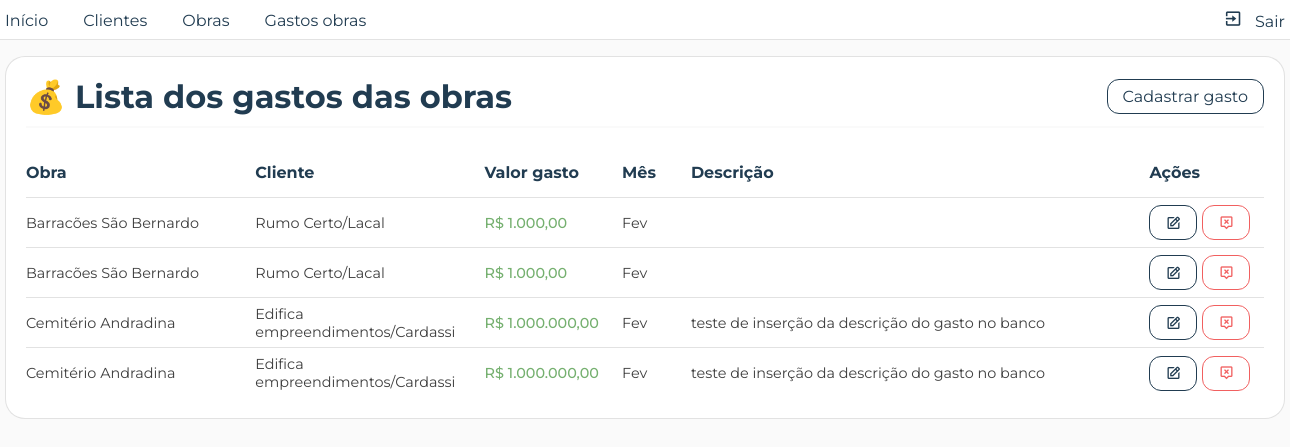
Before: /pages/front/listas/lista_gastos_obras.php (signed in) with the older database file.
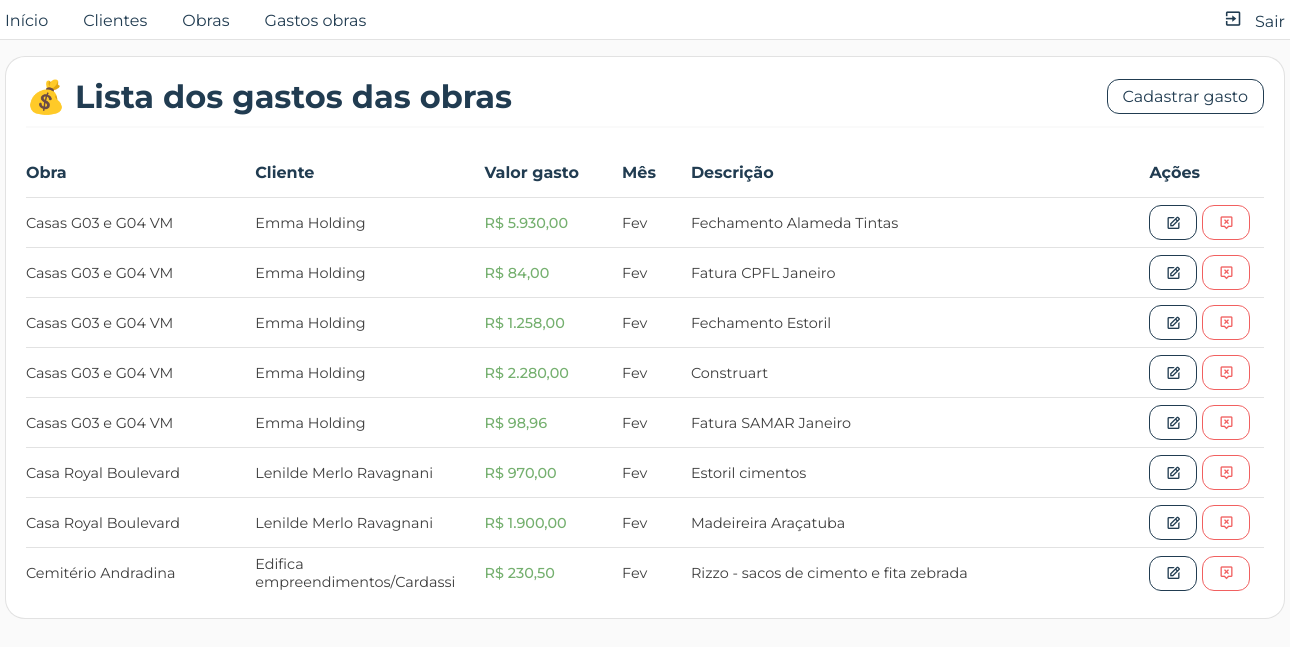
After: the same page with the newer database file.
### tables this page shows
CREATE TABLE `gastosobras` (
  `id` int(11) NOT NULL,
  `id_obra` int(11) NOT NULL,
  `valor_gasto` decimal(10,2) NOT NULL,
  `data_gasto` date NOT NULL,
  `descricao` varchar(255) NOT NULL
);

CREATE TABLE `obras` (
  `id` int(11) NOT NULL,
  `nome` varchar(50) NOT NULL,
  `cpf_cnpj_cliente` varchar(20) NOT NULL,
  `id_cidade` int(11) NOT NULL,
  `rua` varchar(50) NOT NULL,
  `numObra` char(10) NOT NULL
);

CREATE TABLE `clientes` (
  `cpf_cnpj` varchar(20) NOT NULL,
  `nome` varchar(50) NOT NULL,
  `tipo_cliente` char(2) DEFAULT NULL
);

### pages/back/listas/lista_gastos_obrasdb.php (called while the page is built, shortened)
<?php
   require_once __DIR__."/../../conexao/connection.php";
   try {
      $query = $conn->prepare("SELECT
                                 o.nome AS nomeObra,
                                 c.nome AS nomeCliente,
                                 g.id,
                                 g.valor_gasto,
                                 g.data_gasto,
                                 g.descricao
                                 FROM gastosobras g
                                 INNER JOIN obras o
                                 ON g.id_obra = o.id
                                 INNER JOIN clientes c
                                 ON o.cpf_cnpj_cliente = c.cpf_cnpj");
      $query->execute();
      if($query) {
         $dados = $query->fetchAll(PDO::FETCH_ASSOC);
         return $dados;
         exit();
      }
   } catch(PDOException $erro) {
      echo "Não foi possível recuperar os gastos das obras";
      exit();
   }
?>

### pages/back/utils.php (called while the page is built, shortened)
<?php
   function retornaMeses(bool $completos) {
      if($completos) {
         $meses = ['01' => 'Janeiro',
                   '02' => 'Fevereiro',
                   '03' => 'Março',
                   '04' => 'Abril',
                   '05' => 'Maio',
                   '06' => 'Junho',
                   '07' => 'Julho',
                   '08' => 'Agosto',
                   '09' => 'Setembro',
                   '10' => 'Outubro',
                   '11' => 'Novembro',
                   '12' => 'Dezembro'];
      } else {
         $meses = ['01' => 'Jan',
                   '02' => 'Fev',
                   '03' => 'Mar',
                   '04' => 'Abr',
                   '05' => 'Mai',
                   '06' => 'Jun',
                   '07' => 'Jul',
                   '08' => 'Ago',
                   '09' => 'Set',
                   '10' => 'Out',
                   '11' => 'Nov',
                   '12' => 'Dez'];
      }
      return $meses;
   }
?>

### pages/front/listas/lista_gastos_obras.php (the view, shortened to what this page needs)
<?php
   require_once(__DIR__."/../../back/listas/lista_gastos_obrasdb.php");
   require_once(__DIR__."/../../back/utils.php");
   $meses = retornaMeses(false);
?>
<!DOCTYPE html>
<html lang="pt-br">
<head>
      <link rel="stylesheet" href="<?= BASE_URL; ?>css/reset.css">
      <link rel="stylesheet" href="<?= BASE_URL; ?>css/style.css">
      <link rel="stylesheet" href="<?= BASE_URL; ?>css/listas.css">
      <link rel="stylesheet" href="<?= BASE_URL; ?>css/table.css">
</head>
<body>
      <?php require_once(__DIR__."/../menu.php"); ?>
      <div class="container container_lista">
         <div class="row rowTitulo">
            <h1>💰 Lista dos gastos das obras</h1>
            <nav>
               <a href="<?= BASE_URL; ?>pages/front/cadastros/cadastrar_gasto_obra.php" class="btn nav">Cadastrar gasto</a>
            </nav>
         </div>
         <div class="row lista">
            <table class="tabela_gastos_obras">
               <tr class="linha_cabecalho">
                  <th class="celula_info_obra">Obra</th>
                  <th class="celula_info_cliente">Cliente</th>
                  <th class="celula_valor_gasto">Valor gasto</th>
                  <th class="celula_mes_gasto">Mês</th>
                  <th class="celula_descricao_gasto">Descrição</th>
                  <th class="celula_botoes_acoes">Ações</th>
               </tr>
               <?php
                  foreach($dados as $linha) {
                     $numMesGasto = date('m', strtotime($linha['data_gasto']));
               ?>
               <tr>
                  <td class="celula_info_obra">
                     <p class=""><?= $linha['nomeObra']; ?></p>
                  </td>
                  <td class="celula_info_cliente"><?= $linha['nomeCliente']; ?></td>
                  <td class="celula_valor_gasto valor_gasto price">R$ <?= number_format($linha['valor_gasto'], 2, ',', '.'); ?></td>
                  <td class="celula_mes_gasto"><?= $meses[$numMesGasto]; ?></td>
                  <td class="celula_descricao_gasto"><?= $linha['descricao']; ?></td>
                  <td class="celula_botoes_acoes">
                     <a href="<?= BASE_URL; ?>pages/front/edits/editar_gasto_obra.php?id=<?= $linha['id']; ?>" class="btn editar">
                        <i class='bx bx-edit'></i>
                     </a>
                     <a
                        href="<?= BASE_URL; ?>pages/back/excluir/excluir_gasto_obradb.php?id=<?= $linha['id']; ?>"
                        class="btn excluir"
                        onclick="confirmarExclusao(event, '')">
                        <i class='bx bx-message-alt-x'></i>
                     </a>
                  </td>
               </tr>
               <?php
                  }
               ?>
            </table>
         </div>
      </div>
</body>
</html>

### pages/front/menu.php (shortened to what this page needs)
<head>
   <link rel="stylesheet" href="<?= BASE_URL; ?>css/menu.css">
   <link href='https://unpkg.com/boxicons@2.1.4/css/boxicons.min.css' rel='stylesheet'>
</head>
<header>
   <div class="container">
      <nav>
         <ul>
            <li class="btnMenu"><a href="<?= BASE_URL; ?>?nomePag=Inicio">Início</a></li>
            <li class="btnMenu"><a href="<?= BASE_URL; ?>pages/front/listas/lista_clientes.php?nomePag=Clientes">Clientes</a></li>
            <li class="btnMenu"><a href="<?= BASE_URL; ?>pages/front/listas/lista_obras.php?nomePag=Obras">Obras</a></li>
            <li class="btnMenu"><a href="<?= BASE_URL; ?>pages/front/listas/lista_gastos_obras.php?nomePag=Gastos obras">Gastos obras</a></li>
         </ul>
         <ul>
            <li class="btnMenu btnSair"><a href="<?= BASE_URL; ?>pages/back/exit.php"><i class='bx bx-exit'></i> Sair</a></li>
         </ul>
      </nav>
   </div>
</header>

### css/style.css (style rules this page uses)
body { width: 100%; height: 100vh; padding-top: 7vh; background-color: var(--gelo); }
.container { width: 1280px; margin: 0 auto; }
.row { width: 100%; }
a.btn { width: fit-content; height: 35px; border-radius: 12px; display: block; padding: 0 15px; place-content: center; text-decoration: none; display: flex; gap: 5px; align-items: center; color: var(--gelo); font-size: 1rem; transition: all var(--trans02) ease; }
.price { color: var(--verde); }

### css/variaveis.css (style rules this page uses)
:root { --cor-texto: rgba(26, 26, 26, 0.84); --cinza: rgba(26, 26, 26, 0.7); --cinza-claro: rgba(37, 37, 37, 0.438); --borda-card: rgba(37, 37, 37, 0.130); --realce: #213C51; --realce02: #173044; --gelo: #fafafa; --branco: #fff; --vermelho: #f16060; --vermelho02: #cc4545; --verde: #75B06F; --trans02: .2s; --trans04: .4s; }

Changed rows visible on the page:
removed gastosobras: id_obra.nome "Barracões São Bernardo", clientes.nome "Rumo Certo/Lacal", valor_gasto "1.000,00", data_gasto "Fev"
removed gastosobras: id_obra.nome "Barracões São Bernardo", clientes.nome "Rumo Certo/Lacal", valor_gasto "1.000,00", data_gasto "Fev"
removed gastosobras: id_obra.nome "Cemitério Andradina", clientes.nome "Edifica empreendimentos/Cardassi", valor_gasto "1.000.000,00", data_gasto "Fev", descricao "teste de inserção da descrição do gasto no banco"
removed gastosobras: id_obra.nome "Cemitério Andradina", clientes.nome "Edifica empreendimentos/Cardassi", valor_gasto "1.000.000,00", data_gasto "Fev", descricao "teste de inserção da descrição do gasto no banco"
added gastosobras: id_obra.nome "Casas G03 e G04 VM", clientes.nome "Emma Holding", valor_gasto "5.930,00", data_gasto "Fev", descricao "Fechamento Alameda Tintas"
added gastosobras: id_obra.nome "Casas G03 e G04 VM", clientes.nome "Emma Holding", valor_gasto "84,00", data_gasto "Fev", descricao "Fatura CPFL Janeiro"
added gastosobras: id_obra.nome "Casas G03 e G04 VM", clientes.nome "Emma Holding", valor_gasto "1.258,00", data_gasto "Fev", descricao "Fechamento Estoril"
added gastosobras: id_obra.nome "Casas G03 e G04 VM", clientes.nome "Emma Holding", valor_gasto "2.280,00", data_gasto "Fev", descricao "Construart"
added gastosobras: id_obra.nome "Casas G03 e G04 VM", clientes.nome "Emma Holding", valor_gasto "98,96", data_gasto "Fev", descricao "Fatura SAMAR Janeiro"
added gastosobras: id_obra.nome "Casa Royal Boulevard", clientes.nome "Lenilde Merlo Ravagnani", valor_gasto "970,00", data_gasto "Fev", descricao "Estoril cimentos"
added gastosobras: id_obra.nome "Casa Royal Boulevard", clientes.nome "Lenilde Merlo Ravagnani", valor_gasto "1.900,00", data_gasto "Fev", descricao "Madeireira Araçatuba"
added gastosobras: id_obra.nome "Cemitério Andradina", clientes.nome "Edifica empreendimentos/Cardassi", valor_gasto "230,50", data_gasto "Fev", descricao "Rizzo - sacos de cimento e fita zebrada"
